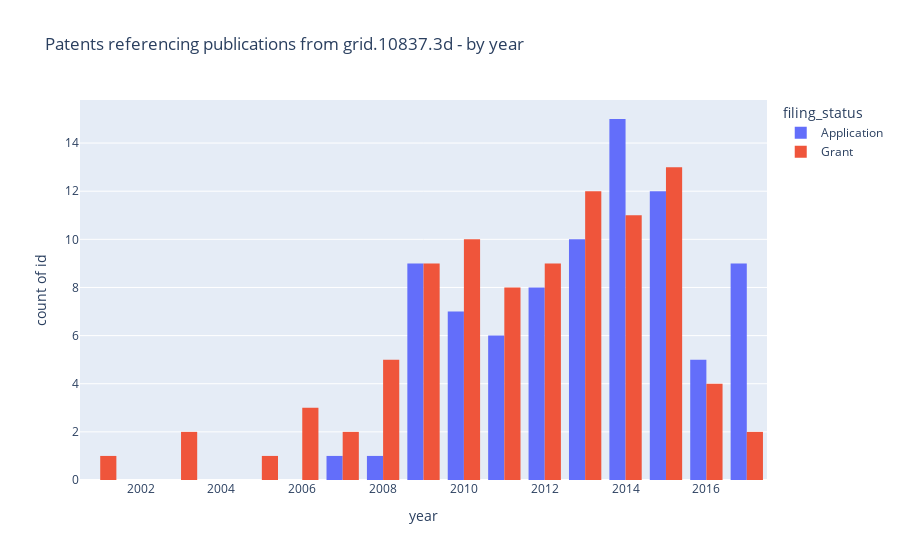

Notebook code cell kept with this figure:
### Markdown cell above
###  How many patents per year?

### Code cell
px.histogram(patents, x="year", y="id", 
             color="filing_status", 
             barmode="group", 
             title=f"Patents referencing publications from {GRIDID} - by year")
